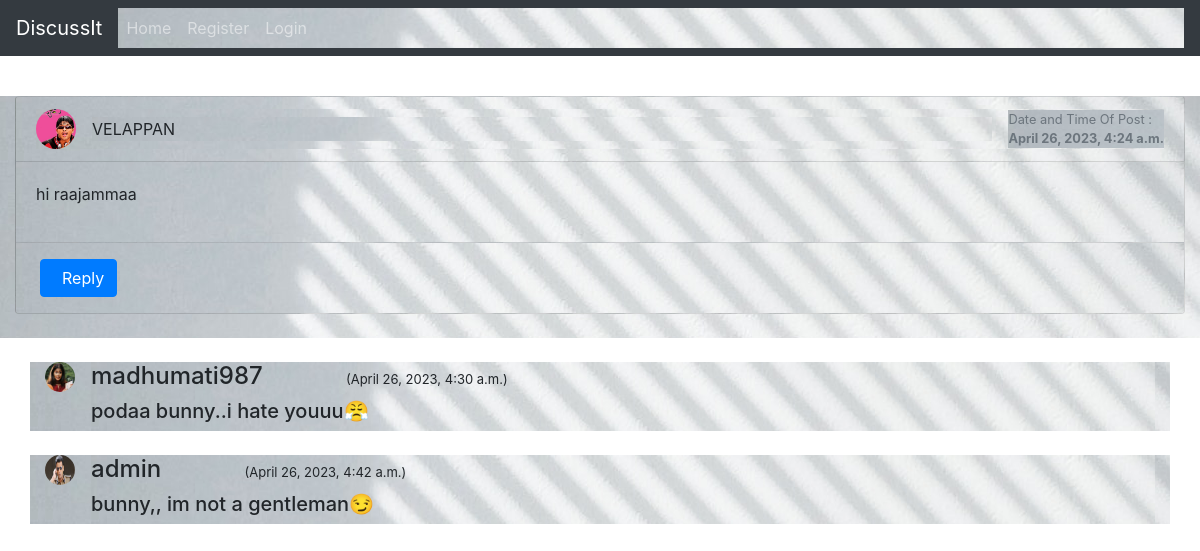
Page /discussion/8/ on the committed database.
### profile_of_user/models.py (models this page shows)
class Post(models.Model):
    user1 = models.ForeignKey(User, on_delete=models.CASCADE, default=1)
    post_id = models.AutoField
    post_content = models.CharField(max_length=5000)
    timestamp= models.DateTimeField(default=now)
    image = models.ImageField(upload_to="images",default="")

class Replie(models.Model):
    user = models.ForeignKey(User, on_delete=models.CASCADE, default=1)
    reply_id = models.AutoField
    reply_content = models.CharField(max_length=5000)
    post = models.ForeignKey(Post, on_delete=models.CASCADE, default='')
    timestamp= models.DateTimeField(default=now)
    image = models.ImageField(upload_to="images",default="")

### profile_of_user/views.py (the view, shortened to what this page needs)
# urls.py: path("discussion/<int:myid>/", views.discussion, name="Discussions"),
def discussion(request, myid):
    post = Post.objects.filter(id=myid).first()
    replies = Replie.objects.filter(post=post)
    return render(request, "discussion.html", {'post':post, 'replies':replies})

### profile_of_user/templates/discussion.html (shortened to what this page needs)
{% extends 'basic.html' %}
{% load static %}
{% block body %}
<br>
<div class="container-fluid mt-5">
    <div class="row">
        <div class="col-md-12">
            <div class="card mb-4">
                <div class="card-header">
                    <div class="media flex-wrap w-100 align-items-center"> <img src="/media/{{post.image}}"
                            class="d-block ui-w-40 rounded-circle" alt="" width="40px" height="40px">
                        <div class="media-body ml-3" style="text-transform: uppercase;"> <a data-abc="true">{{post.user1}}</a>
                        </div>
                        <div class="text-muted small ml-3">
                            <div>Date and Time Of Post :</div>
                            <div><strong>{{post.timestamp}}</strong></div>
                        </div>
                    </div>
                </div>
                <div class="card-body">
                    <p>{{post.post_content}}</p>
                </div>
                <div class="card-footer d-flex flex-wrap justify-content-between align-items-center px-0 pt-0 pb-3">
                    <div class="px-4 pt-3"> <button type="button" class="btn btn-primary" data-target="#reply" data-toggle="modal">&nbsp; Reply</button> </div>
                </div>
            </div>
        </div>
    </div>
</div>
{% for reply in replies %}
<br>
<div class="container">
<div class="media">
    <img class="mr-3 rounded-circle" src="/media/{{reply.image}}" alt="." width="30px" height="30px">
    <div class="media-body">
      <h4 class="mt-0">{{reply.user}}	&nbsp;	&nbsp;	&nbsp;	&nbsp;	&nbsp;	&nbsp;  <span><small style="font-size: 13px;">({{reply.timestamp}})</small></span></h4>
      <h5>{{reply.reply_content}}</h5>
    </div>
  </div>
</div>
{% endfor %}
{% endblock %}

### profile_of_user/templates/basic.html (shortened to what this page needs)
{% load static %}
<!doctype html>
<html lang="en">
  <head>
    <link rel="stylesheet" href="https://stackpath.bootstrapcdn.com/bootstrap/4.2.1/css/bootstrap.min.css">
  </head>
  <body>
    <nav class="navbar navbar-expand-lg navbar-dark bg-dark fixed-top">
  <a class="navbar-brand" href="/">DiscussIt</a>
  <div class="collapse navbar-collapse" id="navbarSupportedContent">
    <ul class="navbar-nav mr-auto">
      <li class="nav-item {% block homeactive %} {% endblock homeactive %} ">
        <a class="nav-link" href="/">Home </a>
      </li>
      {% if user.is_authenticated %}
<ul class="navbar-nav mr-2">
<li class="nav-item dropdown">
<a class="nav-link dropdown-toggle" href='#' id="navbarDropdown" role="button" data-toggle="dropdown"> Welcome {{request.user}}</a>
<div class="dropdown-menu" aria-labelledby="navbarDropdown">
          <a class="dropdown-item" href="/logout">Logout</a>
      <li class="nav-item {% block profileactive %} {% endblock profileactive %}">
        <a class="nav-link" href="/myprofile">Profile</a>
      </li>
        </div>
      </li>
{% else %}
      <li class="nav-item {% block registeractive %} {% endblock registeractive %}">
        <a class="nav-link" href="/register">Register</a>
      </li>
      <li class="nav-item {% block loginactive %} {% endblock loginactive %}">
        <a class="nav-link" href="/login">Login</a>
      </li>
      {% endif %}
    </ul>
  </div>
</nav>
<br>
</body>
{% block body %} {% endblock %}
</html>

### rows in the picture
Post: image (picture), user1 "VELAPPAN", timestamp "April 26, 2023, 4:24 a.m.", post_content "hi raajammaa"
Replie: image (picture), user "madhumati987", timestamp "April 26, 2023, 4:30 a.m.", reply_content "podaa bunny..i hate youuu😤"
Replie: image (picture), user "admin", timestamp "April 26, 2023, 4:42 a.m.", reply_content "bunny,, im not a gentleman😏"
